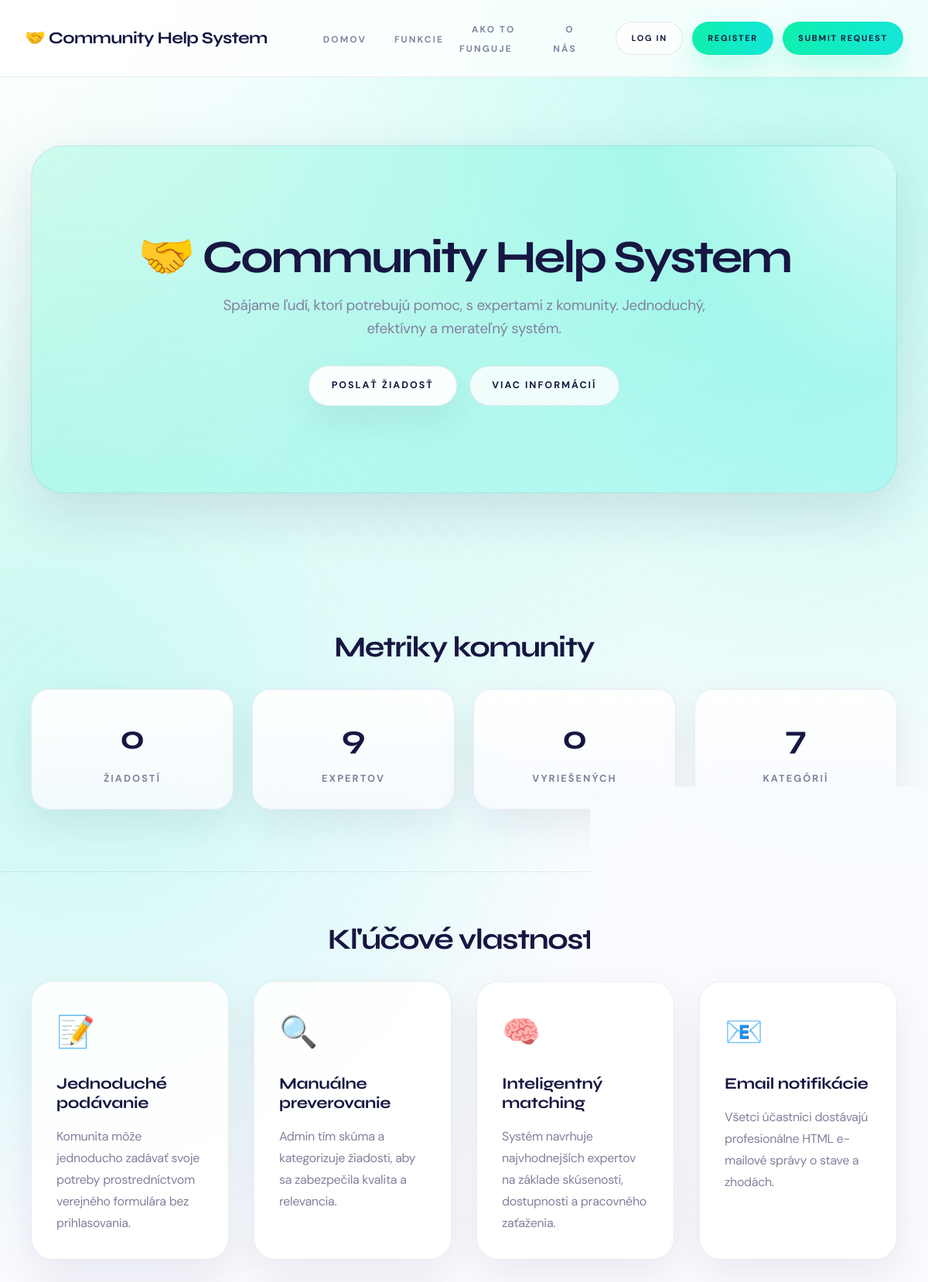
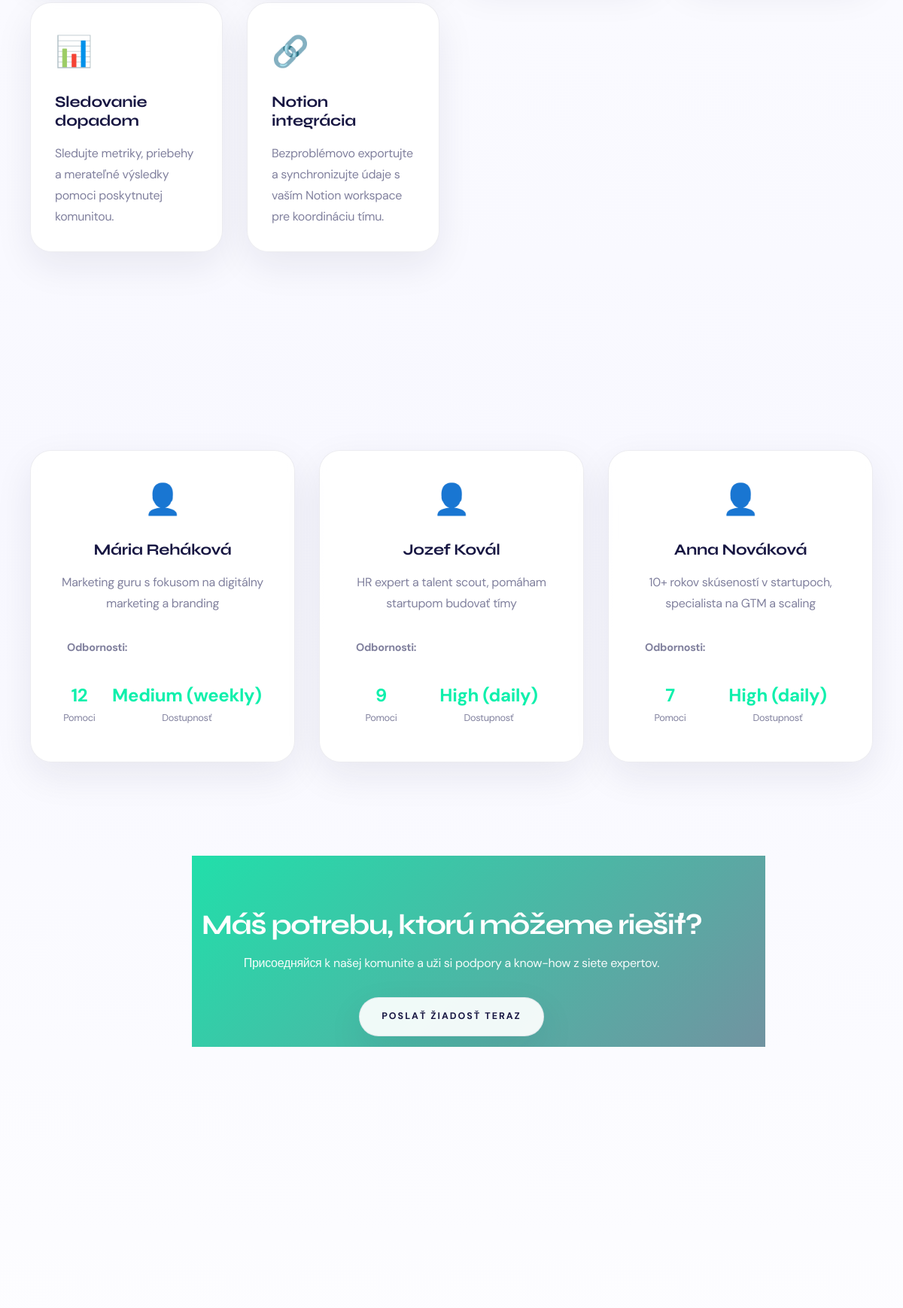
The page / (upper part) on the database its author committed (2 pictures, top to bottom).
### server/models.py (models this page shows, shortened)
class Expert(models.Model):
    AVAILABILITY_CHOICES = [
        ('high', 'High (daily)'),
        ('medium', 'Medium (weekly)'),
        ('low', 'Low (occasional)'),
    ]
    user = models.OneToOneField(User, on_delete=models.CASCADE)
    bio = models.TextField(blank=True)
    skills = models.ManyToManyField(Skill, blank=True, related_name='experts')
    languages = models.ManyToManyField(Language, blank=True, related_name='experts')
    work_experience = models.TextField(blank=True, help_text='Work experience highlights')
    rating = models.FloatField(default=0.0, help_text='Average user rating (0-5)')
    rating_count = models.IntegerField(default=0, help_text='Number of ratings')
    availability = models.CharField(
        max_length=20,
        choices=AVAILABILITY_CHOICES,
        default='medium'
    )
    is_busy = models.BooleanField(default=False, help_text='Whether expert is currently assigned to an active task')
    karma_points = models.IntegerField(default=0, help_text='Karma points earned for completed help')
    help_provided = models.IntegerField(default=0, help_text='Number of help contributions')
    profile_image = models.ImageField(upload_to='experts/', blank=True)
    created_at = models.DateTimeField(auto_now_add=True)

### server/views.py (the view)
# urls.py: path('', views.index, name='index'),
def index(request):
    stats = {
        'total_requests': Request.objects.count(),
        'total_experts': Expert.objects.count(),
        'resolved_requests': Request.objects.filter(status='resolved').count(),
        'categories_count': Category.objects.count(),
    }
    recent_requests = Request.objects.all().order_by('-created_at')[:3]
    featured_experts = Expert.objects.all().order_by('-help_provided')[:3]
    return render(request, 'index.html', {
        'stats': stats,
        'recent_requests': recent_requests,
        'featured_experts': featured_experts,
    })

### server/templates/index.html (shortened to what this page needs)
{% extends "base.html" %}
{% block content %}
<div class="container">
    <section class="hero">
        <h1>🤝 Community Help System</h1>
        <p>Spájame ľudí, ktorí potrebujú pomoc, s expertami z komunity. Jednoduchý, efektívny a merateľný systém.</p>
        <div class="hero-buttons">
            <a href="{% url 'submit_request' %}" class="btn btn-primary-light">Poslať žiadosť</a>
            <a href="{% url 'features' %}" class="btn btn-outline">Viac informácií</a>
        </div>
    </section>
</div>
<div class="container section">
    <h2 class="text-center">Metriky komunity</h2>
    <div class="stats">
        <div class="stat-item">
            <div class="stat-number">{{ stats.total_requests }}</div>
            <div class="stat-label">Žiadostí</div>
        </div>
        <div class="stat-item">
            <div class="stat-number">{{ stats.total_experts }}</div>
            <div class="stat-label">Expertov</div>
        </div>
        <div class="stat-item">
            <div class="stat-number">{{ stats.resolved_requests }}</div>
            <div class="stat-label">Vyriešených</div>
        </div>
        <div class="stat-item">
            <div class="stat-number">{{ stats.categories_count }}</div>
            <div class="stat-label">Kategórií</div>
        </div>
    </div>
</div>
<div class="container section">
    <h2 class="text-center">Kľúčové vlastnosti</h2>
    <div class="grid grid-3">
        <div class="card fade-in">
            <div class="card-icon">📝</div>
            <h3>Jednoduché podávanie</h3>
            <p>Komunita môže jednoducho zadávať svoje potreby prostredníctvom verejného formulára bez prihlasovania.</p>
        </div>
        <div class="card fade-in">
            <div class="card-icon">🔍</div>
            <h3>Manuálne preverovanie</h3>
            <p>Admin tím skúma a kategorizuje žiadosti, aby sa zabezpečila kvalita a relevancia.</p>
        </div>
        <div class="card fade-in">
            <div class="card-icon">🧠</div>
            <h3>Inteligentný matching</h3>
            <p>Systém navrhuje najvhodnejších expertov na základe skúsenosti, dostupnosti a pracovného zaťaženia.</p>
        </div>
        <div class="card fade-in">
            <div class="card-icon">📧</div>
            <h3>Email notifikácie</h3>
            <p>Všetci účastníci dostávajú profesionálne HTML e-mailové správy o stave a zhodách.</p>
        </div>
        <div class="card fade-in">
            <div class="card-icon">📊</div>
            <h3>Sledovanie dopadom</h3>
            <p>Sledujte metriky, priebehy a merateľné výsledky pomoci poskytnutej komunitou.</p>
        </div>
        <div class="card fade-in">
            <div class="card-icon">🔗</div>
            <h3>Notion integrácia</h3>
            <p>Bezproblémovo exportujte a synchronizujte údaje s vaším Notion workspace pre koordináciu tímu.</p>
        </div>
    </div>
</div>
{% if featured_experts %}
<div class="container section">
    <h2 class="text-center">Najlepší experti</h2>
    <p class="text-center text-muted" style="margin-bottom: 2rem;">Experti s najviac poskytnutými pomocami</p>
    <div class="grid grid-3">
        {% for expert in featured_experts %}
        <div class="card">
            <div style="font-size: 2.5rem; text-align: center; margin-bottom: 1rem;">👤</div>
            <h3 style="text-align: center;">{{ expert.user.get_full_name }}</h3>
            <p class="text-muted" style="text-align: center; margin-bottom: 1rem;">{{ expert.bio }}</p>
            <div style="background: var(--primary-light); padding: 1rem; border-radius: 6px; margin: 1rem 0;">
                <p style="font-size: 0.9rem; color: var(--text-light);">
                    <strong>Odbornosti:</strong><br>
                </p>
            </div>
            <div style="display: flex; justify-content: space-around; text-align: center; margin: 1rem 0;">
                <div>
                    <div style="font-size: 1.5rem; font-weight: bold; color: var(--primary);">{{ expert.help_provided }}</div>
                    <div style="font-size: 0.8rem; color: var(--text-light);">Pomoci</div>
                </div>
                <div>
                    <div style="font-size: 1.5rem; font-weight: bold; color: var(--primary);">{{ expert.get_availability_display }}</div>
                    <div style="font-size: 0.8rem; color: var(--text-light);">Dostupnosť</div>
                </div>
            </div>
        </div>
        {% endfor %}
    </div>
</div>
{% endif %}
<div class="container section">
    <div style="background: linear-gradient(135deg, var(--primary) 0%, var(--secondary) 100%); color: white; padding: 3rem; border-radius: 8px; text-align: center;">
        <h2 style="color: white; margin-bottom: 1rem;">Máš potrebu, ktorú môžeme riešiť?</h2>
        <p style="margin-bottom: 2rem; opacity: 0.95;">Присоедняйся k našej komunite a uži si podpory a know-how z siete expertov.</p>
        <a href="{% url 'submit_request' %}" class="btn btn-primary-light">Poslať žiadosť teraz</a>
    </div>
</div>
<div class="container section">
    <h2 class="text-center">Ako to funguje?</h2>
    <div style="display: grid; grid-template-columns: repeat(auto-fit, minmax(200px, 1fr)); gap: 2rem; margin-top: 3rem;">
        <div style="text-align: center;">
            <div class="step-number">1</div>
            <h3 style="margin-top: 1rem;">Zadaj žiadosť</h3>
        </div>
        <div style="text-align: center;">
            <div class="step-number">2</div>
            <h3 style="margin-top: 1rem;">Preverenie</h3>
        </div>
        <div style="text-align: center;">
            <div class="step-number">3</div>
            <h3 style="margin-top: 1rem;">Matching</h3>
        </div>
        <div style="text-align: center;">
            <div class="step-number">4</div>
            <h3 style="margin-top: 1rem;">Pomoc</h3>
        </div>
    </div>
</div>
{% endblock %}

### rows shown on the page
Expert: user.get_full_name "Mária Reháková", bio "Marketing guru s fokusom na digitálny marketing a branding", help_provided "12", availability "Medium (weekly)"
Expert: user.get_full_name "Jozef Kovál", bio "HR expert a talent scout, pomáham startupom budovať tímy", help_provided "9", availability "High (daily)"
Expert: user.get_full_name "Anna Nováková", bio "10+ rokov skúseností v startupoch, specialista na GTM a scaling", help_provided "7", availability "High (daily)"

### other values the page prints
{{ stats.total_requests }} "0"
{{ stats.total_experts }} "9"
{{ stats.resolved_requests }} "0"
{{ stats.categories_count }} "7"
